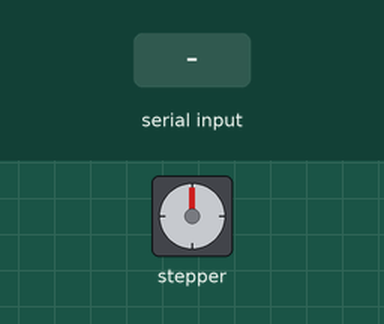
Recording of a sketch running on a simulated Arduino Uno, built with avr-gcc and run on an emulated ATmega328P. Shown: stepper motor. Wiring (inferred from the names in the program): stepper motor driver (200 steps per turn assumed): step pin 10; direction pin 9. The inputs (shaded band) are chosen by the test bench.

Above: at 1.2 s.
1.3 s: "M" received over Serial
At 3.5 s:
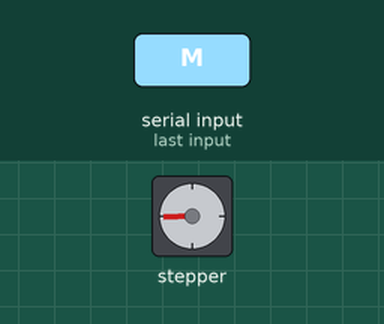
4.3 s: "3" received over Serial
At 4.76 s:
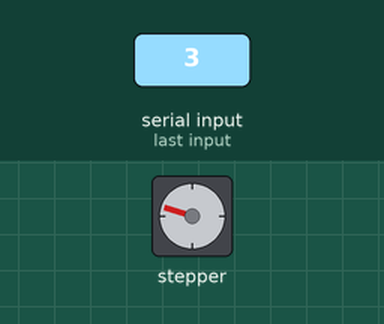
7.3 s: "4" received over Serial
10.3 s: "M" received over Serial
At 10.45 s:
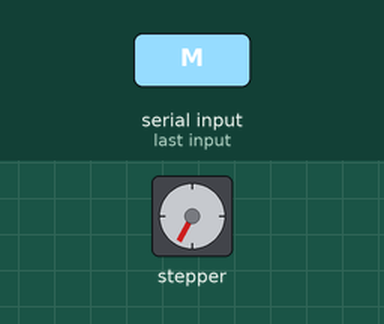
Timing chart, 0 to 13.4 s (numbered marks = the images above; inputs shaded):
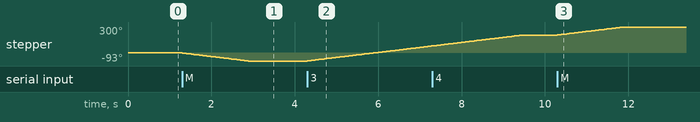

Measured:
- after the input at 1.3 s, stepper: turns 93° counter-clockwise in 1.6 s, starting at once
- after the input at 4.3 s, stepper: keeps turning clockwise at about 58°/s, starting at once
- after the input at 10.3 s, stepper: turns 93° clockwise in 1.6 s, starting at once

The sketch:

stepperTest.ino
```cpp
// defines pins numbers
const int stepPin = 10;
const int dirPin = 9;
const int sleepPin = 3;

int currentPos = 0;
  int positions[] = {0, 52, 110, 167};

int stepperDelayHigh = 1;
int stepperDelayLow = 30;

void setup() {
  // Sets the two pins as Outputs
  pinMode(stepPin,OUTPUT);
  pinMode(dirPin,OUTPUT);
  pinMode(sleepPin,OUTPUT);
  digitalWrite(sleepPin,LOW);

  Serial.begin(9600);
}
void loop() {
}

void moveCartPosition(int pos) {
  digitalWrite(sleepPin,HIGH);
  int posToGo = positions[pos];

  if (posToGo > currentPos) digitalWrite(dirPin,HIGH); //Forward
  else if (posToGo < currentPos) digitalWrite(dirPin,LOW); //Backward

  for(int x = 0; x < abs(posToGo-currentPos); x++) {
    digitalWrite(stepPin,HIGH);
    delay(stepperDelayHigh);
    digitalWrite(stepPin,LOW);
    delay(stepperDelayLow);
  }
  currentPos = posToGo;
  digitalWrite(sleepPin,LOW);
}


void moveCart(int steps){
  digitalWrite(sleepPin,HIGH);
  for(int x = 0; x < steps; x++) {
    digitalWrite(stepPin,HIGH);
    delay(stepperDelayHigh);
    digitalWrite(stepPin,LOW);
    delay(stepperDelayLow);
  }
  digitalWrite(sleepPin,LOW);
}

void serialEvent() {

  while (Serial.available()) {
    char inChar = (char)Serial.read();

    if (inChar == 'M') moveCart(52);
    else if (inChar == 'H') digitalWrite(dirPin,HIGH);
    else if (inChar == 'L') digitalWrite(dirPin,LOW);
    else if (inChar == '1') moveCartPosition(0);
    else if (inChar == '2') moveCartPosition(1);
    else if (inChar == '3') moveCartPosition(2);
    else if (inChar == '4') moveCartPosition(3);
  }
}
```
